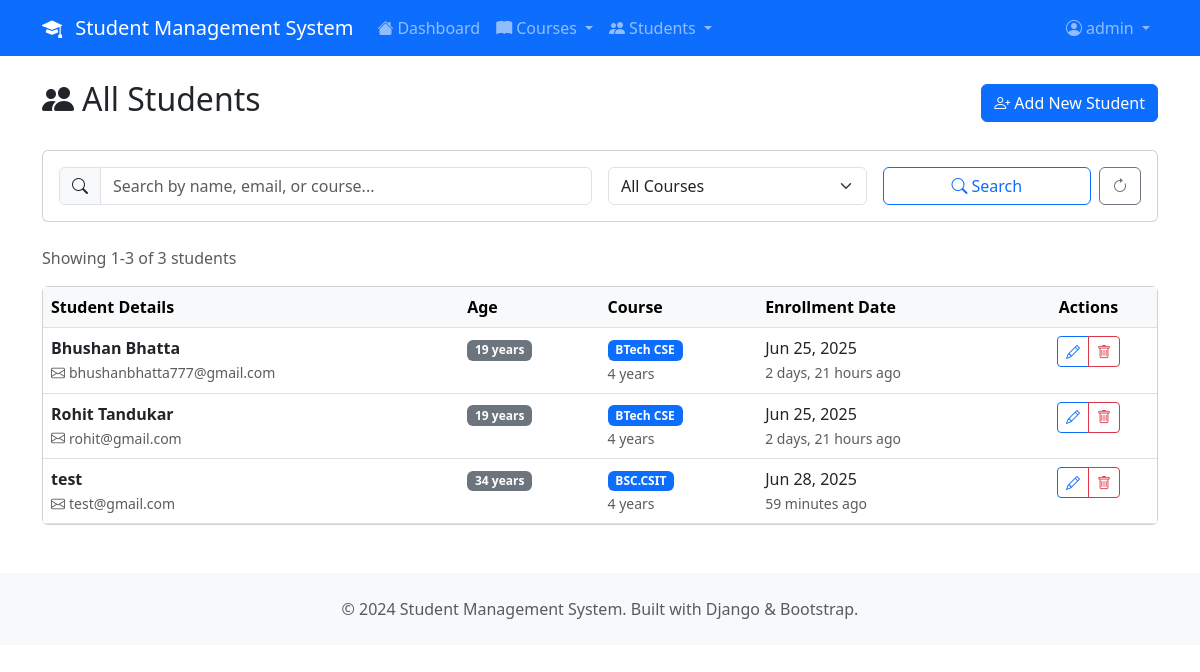
The app's page /students/ (signed in) with its own data.
### main/models.py (models this page shows, shortened)
class Student(models.Model):
    name = models.CharField(max_length=100)
    age = models.PositiveIntegerField()
    email = models.EmailField(unique=True)
    course = models.ForeignKey(Course, on_delete=models.CASCADE)
    enrollment_date = models.DateTimeField(auto_now_add=True)
    updated_at = models.DateTimeField(auto_now=True)
    class Meta:
        ordering = ['name']

class Course(models.Model):
    name = models.CharField(max_length=100, unique=True)
    description = models.TextField(blank=True, null=True)
    duration = models.CharField(max_length=50, help_text="e.g., 6 months, 1 year")
    created_at = models.DateTimeField(auto_now_add=True)
    updated_at = models.DateTimeField(auto_now=True)
    class Meta:
        ordering = ['name']

### main/views.py (the view)
# urls.py: path('students/', views.view_students, name='view_students'),
@login_required
@user_passes_test(is_admin)
def view_students(request):
    search_query = request.GET.get('search', '')
    course_filter = request.GET.get('course', '')
    students = Student.objects.select_related('course')
    if search_query:
        students = students.filter(
            Q(name__icontains=search_query) |
            Q(email__icontains=search_query) |
            Q(course__name__icontains=search_query)
        )
    if course_filter:
        students = students.filter(course_id=course_filter)
    paginator = Paginator(students, 10)  # 10 students per page
    page_number = request.GET.get('page')
    page_obj = paginator.get_page(page_number)
    courses = Course.objects.all()
    context = {
        'page_obj': page_obj,
        'search_query': search_query,
        'course_filter': course_filter,
        'courses': courses,
        'total_students': students.count()
    }
    return render(request, 'students/view_students.html', context)

### main/views.py (called while the page is built)
def is_admin(user):
    return user.is_authenticated and user.is_staff

### main/templates/students/view_students.html (shortened to what this page needs)
{% extends 'base.html' %}
{% block content %}
<div class="row">
    <div class="col-12">
        <div class="d-flex justify-content-between align-items-center mb-4">
            <h1 class="h2">
                <i class="bi bi-people-fill me-2"></i>All Students
            </h1>
            <a href="{% url 'add_student' %}" class="btn btn-primary">
                <i class="bi bi-person-plus me-1"></i>Add New Student
            </a>
        </div>
    </div>
</div>
<div class="row mb-4">
    <div class="col-12">
        <div class="card">
            <div class="card-body">
                <form method="get" class="row g-3">
                    <div class="col-md-6">
                        <div class="input-group">
                            <span class="input-group-text">
                                <i class="bi bi-search"></i>
                            </span>
                            <input type="text" class="form-control" name="search"
                                   placeholder="Search by name, email, or course..."
                                   value="{{ search_query }}">
                        </div>
                    </div>
                    <div class="col-md-3">
                        <select name="course" class="form-select">
                            <option value="">All Courses</option>
                        </select>
                    </div>
                    <div class="col-md-3">
                        <div class="d-flex gap-2">
                            <button type="submit" class="btn btn-outline-primary flex-fill">
                                <i class="bi bi-search me-1"></i>Search
                            </button>
                            <a href="{% url 'view_students' %}" class="btn btn-outline-secondary">
                                <i class="bi bi-arrow-clockwise"></i>
                            </a>
                        </div>
                    </div>
                </form>
            </div>
        </div>
    </div>
</div>
<div class="row mb-3">
    <div class="col-12">
        <div class="d-flex justify-content-between align-items-center">
            <div>
                <span class="text-muted">
                    Showing {{ page_obj.start_index }}-{{ page_obj.end_index }} of {{ total_students }} student{{ total_students|pluralize }}
                </span>
            </div>
        </div>
    </div>
</div>
{% if page_obj %}
<div class="row">
    <div class="col-12">
        <div class="card">
            <div class="card-body p-0">
                <div class="table-responsive">
                    <table class="table table-hover mb-0">
                        <thead class="table-light">
                            <tr>
                                <th>Student Details</th>
                                <th>Age</th>
                                <th>Course</th>
                                <th>Enrollment Date</th>
                                <th class="text-center">Actions</th>
                            </tr>
                        </thead>
                        <tbody>
                            {% for student in page_obj %}
                            <tr>
                                <td>
                                    <div>
                                        <strong>{{ student.name }}</strong>
                                        <br><small class="text-muted">
                                            <i class="bi bi-envelope me-1"></i>{{ student.email }}
                                        </small>
                                    </div>
                                </td>
                                <td>
                                    <span class="badge bg-secondary">{{ student.age }} years</span>
                                </td>
                                <td>
                                    <span class="badge bg-primary">{{ student.course.name }}</span>
                                    <br><small class="text-muted">{{ student.course.duration }}</small>
                                </td>
                                <td>
                                    {{ student.enrollment_date|date:"M d, Y" }}
                                    <br><small class="text-muted">{{ student.enrollment_date|timesince }} ago</small>
                                </td>
                                <td class="text-center">
                                    <div class="btn-group" role="group">
                                        <a href="{% url 'update_student' student.id %}"
                                           class="btn btn-sm btn-outline-primary"
                                           title="Edit Student">
                                            <i class="bi bi-pencil"></i>
                                        </a>
                                        <button type="button"
                                                class="btn btn-sm btn-outline-danger"
                                                data-bs-toggle="modal"
                                                data-bs-target="#deleteModal{{ student.id }}"
                                                title="Delete Student">
                                            <i class="bi bi-trash"></i>
                                        </button>
                                    </div>
                                </td>
                            </tr>
                            {% endfor %}
                        </tbody>
                    </table>
                </div>
            </div>
        </div>
    </div>
</div>
{% endif %}
{% endblock %}

### main/templates/base.html (shortened to what this page needs)
<!DOCTYPE html>
<html lang="en">
<head>
    <link href="https://cdn.jsdelivr.net/npm/bootstrap@5.3.0/dist/css/bootstrap.min.css" rel="stylesheet">
    <link rel="stylesheet" href="https://cdn.jsdelivr.net/npm/bootstrap-icons@1.10.0/font/bootstrap-icons.css">
    {% load static %}
    <link rel="stylesheet" href="{% static 'css/style.css' %}">
</head>
<body>
    {% if user.is_authenticated and user.is_staff %}
    <nav class="navbar navbar-expand-lg navbar-dark bg-primary">
        <div class="container">
            <a class="navbar-brand" href="{% url 'admin_dashboard' %}">
                <i class="bi bi-mortarboard-fill me-2"></i>
                Student Management System
            </a>
            <div class="collapse navbar-collapse" id="navbarNav">
                <ul class="navbar-nav me-auto">
                    <li class="nav-item">
                        <a class="nav-link {% if request.resolver_match.url_name == 'admin_dashboard' %}active{% endif %}"
                           href="{% url 'admin_dashboard' %}">
                            <i class="bi bi-house-fill me-1"></i>Dashboard
                        </a>
                    </li>
                    <li class="nav-item dropdown">
                        <a class="nav-link dropdown-toggle" href="#" role="button" data-bs-toggle="dropdown">
                            <i class="bi bi-book-fill me-1"></i>Courses
                        </a>
                    </li>
                    <li class="nav-item dropdown">
                        <a class="nav-link dropdown-toggle" href="#" role="button" data-bs-toggle="dropdown">
                            <i class="bi bi-people-fill me-1"></i>Students
                        </a>
                    </li>
                </ul>
                <ul class="navbar-nav">
                    <li class="nav-item dropdown">
                        <a class="nav-link dropdown-toggle" href="#" role="button" data-bs-toggle="dropdown">
                            <i class="bi bi-person-circle me-1"></i>{{ user.username }}
                        </a>
                    </li>
                </ul>
            </div>
        </div>
    </nav>
    {% endif %}
    <main class="{% if user.is_authenticated and user.is_staff %}container mt-4{% endif %}">
        {% block content %}{% endblock %}
    </main>
    {% if user.is_authenticated and user.is_staff %}
    <footer class="bg-light mt-5 py-4">
        <div class="container text-center">
            <p class="text-muted mb-0">
                &copy; 2024 Student Management System. Built with Django & Bootstrap.
            </p>
        </div>
    </footer>
    {% endif %}
</body>
</html>

### records on screen
Student: name "Bhushan Bhatta", email "bhushanbhatta777@gmail.com", age "19", course.name "BTech CSE", course.duration "4 years", enrollment_date "Jun 25, 2025", enrollment_date "2 days, 21 hours"
Student: name "Rohit Tandukar", email "rohit@gmail.com", age "19", course.name "BTech CSE", course.duration "4 years", enrollment_date "Jun 25, 2025", enrollment_date "2 days, 21 hours"
Student: name "test", email "test@gmail.com", age "34", course.name "BSC.CSIT", course.duration "4 years", enrollment_date "Jun 28, 2025", enrollment_date "59 minutes"

### other values on screen
{{ user.username }} "admin"
{{ page_obj.start_index }} "1"
{{ page_obj.end_index }} "3"
{{ total_students }} "3"
